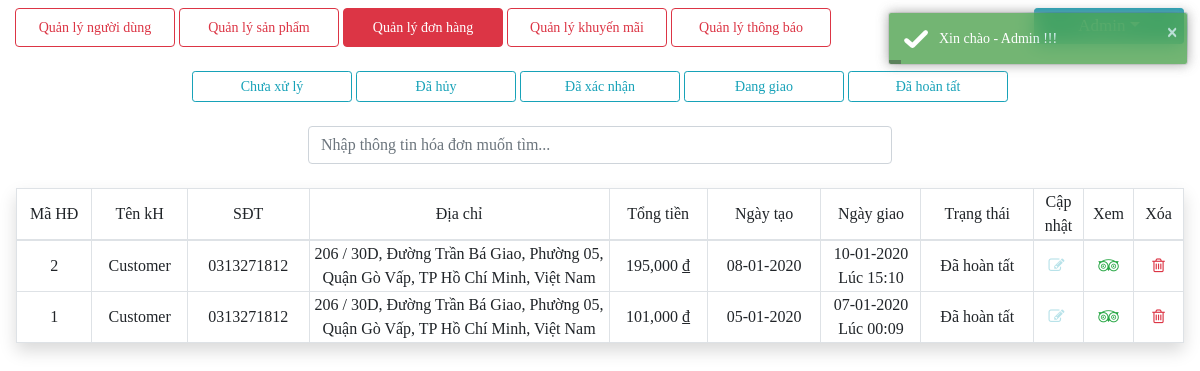
The page /admin.php?action=bill (signed in) on the database its author committed.
### tables this page shows
CREATE TABLE `bill`  (
  `id_bill` int(20) NOT NULL AUTO_INCREMENT,
  `id_user` int(11) NULL DEFAULT NULL,
  `username` varchar(50) NULL DEFAULT NULL,
  `phone` varchar(11) NULL DEFAULT NULL,
  `address` varchar(100) NULL DEFAULT NULL,
  `ship` decimal(10, 0) NULL DEFAULT NULL,
  `totalprice` decimal(10, 0) NULL DEFAULT NULL,
  `created_at` date NULL DEFAULT NULL,
  `updated_at` datetime(0) NULL DEFAULT NULL,
  `status` tinyint(1) NULL DEFAULT 0,
  PRIMARY KEY (`id_bill`) USING BTREE
);

### lib/function/function.php (called while the page is built, shortened)
<?php
    function status_bill_admin($status){
        switch($status){
            case 0 : return "Chưa xử lý";
                break;
            case 1 : return "Đã hủy";
                break;
            case 2 : return "Đã xác nhận";
                break;
            case 3 : return "Đang giao";
                break;
            case 4 : return "Đã hoàn tất";
                break;
        }
        return $status;
    }
?>

### lib/admin/manage/bill.php (the view, shortened to what this page needs)
<?php if(in_array(1, $_SESSION['id_per']) || in_array(4, $_SESSION['id_per'])){ ?>
<div class="container-fuild mt-4">
    <ul class="nav nav-pills d-flex justify-content-center pl-1">
        <?php for($i=0;$i<=4;$i++){ ?>
        <li class="nav-item card-buy mr-1"><a href="admin.php?action=bill&status=<?php echo $i ?>" id="button2" class="btn btn-outline-info btn-sm <?php if(isset($_GET['status']) && $_GET['status']==$i) echo 'active' ?>"><?php echo status_bill_admin($i) ?></a></li>
        <?php } ?>
    </ul>
</div>
<div class="text-center mt-4 px-3">
    <div class="form-group d-flex justify-content-center mt-4">
        <input class="form-control w-50" id="Input" type="text" placeholder="Nhập thông tin hóa đơn muốn tìm...">
    </div>
    <?php
        $stmt=$conn->prepare('SELECT count(id_bill) AS total_record FROM bill');
        $stmt->execute();
        $row=$stmt->fetch();
        $total_record=$row['total_record'];
        if($total_record >= 1){ ?>
            <div class="d-flex justify-content-center mt-4">
            <table class="table-hover table-bordered col-md-12 shadow">
                <thead>
                    <tr>
                        <td>Mã HĐ</td>
                        <td>Tên kH</td>
                        <td>SĐT</td>
                        <td width="300px">Địa chỉ</td>
                        <td>Tổng tiền</td>
                        <td>Ngày tạo</td>
                        <td>Ngày giao</td>
                        <td>Trạng thái</td>
                        <td width="50px">Cập nhật</td>
                        <td width="50px">Xem</td>
                        <td width="50px">Xóa</td>
                    </tr>
                </thead>
                <tbody id="Table">
                    <?php
                        $current_page = isset($_GET['page']) ? $_GET['page'] : 1;
                        $limit = 10;
                        $total_page=ceil($total_record / $limit);
                        $start = ($current_page - 1) * $limit;
                        if(isset($_GET['status'])){
                            $status=$_GET['status'];
                            $stmt=$conn->prepare('SELECT * FROM bill WHERE status=:status ORDER BY id_bill DESC LIMIT :start, :limit');
                            $stmt->bindValue(':status',$status, PDO::PARAM_INT);
                            $stmt->bindValue(':start',$start, PDO::PARAM_INT);
                            $stmt->bindValue(':limit',$limit, PDO::PARAM_INT);
                        }else{
                            $stmt=$conn->prepare('SELECT * FROM bill ORDER BY id_bill DESC LIMIT :start, :limit');
                            $stmt->bindValue(':start', $start, PDO::PARAM_INT);
                            $stmt->bindValue(':limit', $limit, PDO::PARAM_INT);
                        }
                        $stmt->execute();
                        $result=$stmt->fetchAll(PDO::FETCH_ASSOC);
                        foreach($result as $row){
                    ?>
                    <tr>
                        <td><?php echo $row['id_bill'] ?></td>
                        <td><?php echo $row['username'] ?></td>
                        <td><?php echo $row['phone'] ?></td>
                        <td><?php echo $row['address'] ?></td>
                        <td><?php echo number_format(round($row['totalprice'], -3)) ?> <u>đ</u></td>
                        <td><?php echo date_format(date_create($row['created_at'], new DateTimeZone('Asia/Bangkok')),"d-m-Y") ?></td>
                        <td width="100px"><?php if($row['updated_at'] == '') echo "chưa giao"; else echo date_format(date_create($row['updated_at'], new DateTimeZone('Asia/Bangkok')),"d-m-Y \L\ú\c H:i") ?></td>
                        <td><?php echo status_bill_admin($row['status']) ?></td>
                        <td><a href="" class="text-info <?php if($row['status'] == 4 || $row['status'] == 1) echo 'isDisabled' ?>" data-toggle="modal" data-target="#<?php echo 'update'.$row['id_bill'] ?>" data-toggle="tooltip" title="Cập nhật trạng thái đơn hàng"><i class="fa fa-pencil-square-o" aria-hidden="true"> <span class="d-none d-lg-inline-block"></span></i></a></td>
                        <td><a href="" class="text-success" data-toggle="modal" data-target="#<?php echo 'view'.$row['id_bill'] ?>" data-toggle="tooltip" title="Xem đơn hàng"><i class="fa fa-tripadvisor" aria-hidden="true"></i></a></td>
                        <td><a href="lib/admin/process/del_bill.php?id_bill=<?php echo $row['id_bill'] ?>" class="text-danger" onclick="return confirmDel()"><i class="fa fa-trash-o px-1" aria-hidden="true"></i></a></td>
                    </tr>
                    <?php } ?>
                </tbody>
            </table>
    </div>
    <?php
    if($total_record > $limit){ ?>
        <?php pagination($current_page, $total_page,"admin.php?action=bill&page=") ?>
    <?php }} ?>
</div>
<?php
    $query="SELECT id_bill,status FROM bill";
    $stmt=$conn->prepare($query);
    $stmt->execute();
    $result=$stmt->fetchAll(PDO::FETCH_ASSOC);
    foreach($result as $row){
        $id_bill=$row['id_bill'];
        $status = $row['status'] ?>
    <div class="modal" id="<?php echo 'view'.$id_bill ?>">
        <div class="modal-dialog modal-lg modal-dialog-centered">
            <div class="modal-content">
                <div class="modal-header bg-danger text-white">
                    <h6 class="modal-title">Chi tiết đơn hàng</h6>
                    <button type="button" class="close" data-dismiss="modal">×</button>
                </div>
                <div class="col-md-12 modal-body text-center">
                    <div class="d-flex row">
                        <div class="col-md-4 border text-left p-3">
                            <?php $stmt = $conn->prepare('SELECT * FROM bill WHERE id_bill=:id_bill');
                                $stmt->execute(['id_bill' => $id_bill]);
                                $row=$stmt->fetch(); ?>
                                <span>Địa chỉ giao hàng</span>
                                <hr>
                                <strong><?php echo $row['username'] ?></strong>
                                <div class="py-3">
                                    <span class="font-italic">Điện thoại : </span><?php echo $row['phone'] ?>
                                    <p></p>
                                    <span class="font-italic mt-3">Địa chỉ : </span><?php echo $row['address'] ?>
                                </div>
                        </div>
                        <div class="col-md-8 border p-3">
                            <table class="table table-hover text-center border">
                                <tr>
                                    <th>Mã</th>
                                    <th width="140px">Tên SP</th>
                                    <th width="140px">Hình ảnh</th>
                                    <th width="140px">Số lượng</th>
                                    <th width="140px">Giá bán</th>
                                </tr>
                                <?php
                                    $query="SELECT id_bill,id_pro,qty,price FROM bill_detail WHERE id_bill=:id_bill";
                                    $stmt=$conn->prepare($query);
                                    $stmt->execute(['id_bill'=>$id_bill]);
                                    $result=$stmt->fetchAll(PDO::FETCH_ASSOC);
                                    $totalprice=0;
                                    foreach($result as $key => $row){
                                    $id_pro=$row['id_pro'];
                                    $query="SELECT id_pro,name_pro,images FROM product WHERE id_pro=:id_pro";
                                    $stmt=$conn->prepare($query);
                                    $stmt->execute(['id_pro'=>$id_pro]);
                                    $result=$stmt->fetchAll(PDO::FETCH_ASSOC);
                                    foreach($result as $row_2){
                                        $totalprice+=$row['qty' ] * $row['price'] ?>
                                <tr>
                                    <td><?php echo $key+1 ?></td>
                                    <td><?php echo $row_2['name_pro'] ?></td>
                                    <td><img src="./images/<?php echo $row_2['images'] ?>" class="img-thumbnail" alt=""></td>
                                    <td><?php echo $row['qty'] ?></td>
                                    <td><?php echo number_format(round($row['price'], -3)) ?></td>
                                </tr>
                                <?php }} ?>
                                <?php $stmt = $conn->prepare('SELECT ship,totalprice FROM bill WHERE id_bill=:id_bill');
                                    $stmt->execute(['id_bill' => $id_bill]);
                                    $row=$stmt->fetch();
                                    $ship = $row['ship'];
                                    $totalprice = $row['totalprice']; ?>
                                <tr>
                                    <td colspan="2"></td>
                                    <td colspan="2" class="text-right">Phí vận chuyển : </td>
                                    <td><?php echo number_format($ship) ?> <u>đ</u></td>
                                </tr>
                                <tr>
                                    <td colspan="3"></td>
                                    <td class="text-right">Tổng tiền : </td>
                                    <td><?php echo number_format(round($totalprice, -3)) ?> <u>đ</u></td>
                                </tr>
                                <tr>
                                    <td colspan="2"></td>
                                    <td colspan="2" class="text-right">Trạng thái đơn hàng : </td>
                                    <td><?php echo status_bill_admin($status) ?></td>
                                </tr>
                            </table>
                        </div>
                    </div>
                </div>
            </div>
        </div>
    </div>
<?php }} ?>

### css/my.css (style rules this page uses)
body { font-family: 'Times New Roman', Times, serif; }
.card-buy { background-color: white; font-size: 17px; color: darkorange; font-weight: bold; text-align: center; }
.card-buy a { width: 120px; }
#button2 { width: 160px; }
.isDisabled { pointer-events: none; cursor: default; opacity: 0.3; }

### rows shown on the page
bill: id_bill "2", username "Customer", phone "0313271812", address "206 / 30D, Đường Trần Bá Giao, Phường 05, Quận Gò Vấp, TP Hồ Chí Minh, Việt Nam", totalprice "195,000", created_at "08-01-2020", updated_at "10-01-2020 Lúc 15:10", status "Đã hoàn tất"
bill: id_bill "1", username "Customer", phone "0313271812", address "206 / 30D, Đường Trần Bá Giao, Phường 05, Quận Gò Vấp, TP Hồ Chí Minh, Việt Nam", totalprice "101,000", created_at "05-01-2020", updated_at "07-01-2020 Lúc 00:09", status "Đã hoàn tất"

### other values the page prints
status_bill_admin($i) "Chưa xử lý"
status_bill_admin($i) "Đã hủy"
status_bill_admin($i) "Đã xác nhận"
status_bill_admin($i) "Đang giao"
status_bill_admin($i) "Đã hoàn tất"
